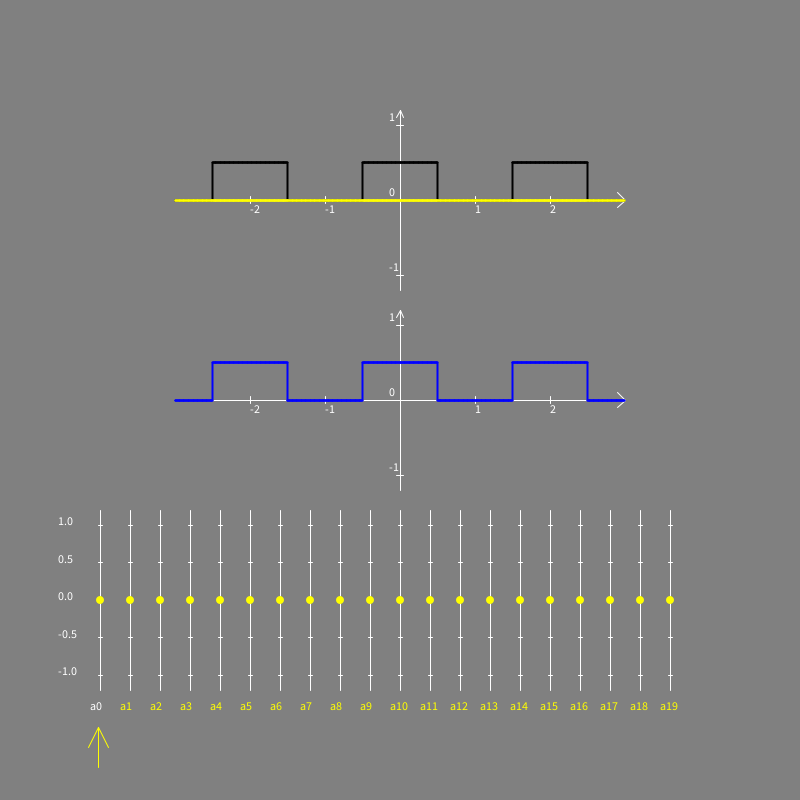
Frame 1 (no input)
Frame 60 (the mouse pressed at the canvas centre just before this capture): identical to frame 1, image omitted
Frame 120 (the mouse held since frame 60 and released just before this capture): identical to frame 1, image omitted

The Processing sketch that drew this single still picture (run headless with seeded random() and noise(); from frame 60 on, the mouse is pressed at the canvas centre):

// Processing sketch: day2_extra_2022531063_re
// ── day2_extra_2022531063_re.pde
// グローバル変数
float waveAmp = 0.0;// 波の振幅
float PxPerOneUnit = 75;// グラフの１目盛あたり何ピクセルにするか
int NumOfPoint = 1000;// 波を表現するときのデータ点の数
float[] t = new float[NumOfPoint];// 時間データを格納した配列
float[] mySignal = new float[NumOfPoint];// 信号データを格納した配列
float[] myFourierSeries = new float[NumOfPoint];// フーリエ級数を格納した配列
float[] myDiff = new float[NumOfPoint];// 信号データとフーリエ級数の差分を格納した配列
int n = 20;// フーリエ係数の個数
float[] a = new float[n];// フーリエ係数（余弦のみ）
int useN = 0;// 着目する係数
//-----
void setup() {
  size(800, 800);
  ellipseMode(CENTER);
  setSignal();// お手本の波を生成
  updateFourier();// フーリエ級数を更新
}
//-----
void draw() {
  background(128);

  // 元の信号
  showAxis(width/2, height/4);
  showData(width/2, height/4, mySignal, 'k');
  showData(width/2, height/4, myFourierSeries, 'y');

  // 差分
  showAxis(width/2, height/2);
  showData(width/2, height/2, myDiff, 'b');

  // フーリエ係数
  showFourierCoefficient(width/2, height*3/4);
}
//-----
void keyPressed() {// キーを押したとき
  //手を加えた箇所
  if ( keyCode == RIGHT ) { //矢印を右へ移動
    if (useN < n-1) useN++; //a19になるまでuseNを増やす。
  }
  if ( keyCode == LEFT ) { //矢印を左へ移動
    if (useN > 0) useN--; //a0になるまでuseNを減らす。
  }
  if ( keyCode == UP ) {
    if ( a[useN] <= 1 ) a[useN] += 0.01; //着目するフーリエ係数が0.01ずつ増える。(上限1.0まで)
    updateFourier(); //フーリエ係数を更新
  }
  if ( keyCode == DOWN ) {
    if ( a[useN] >= -1 ) a[useN] -= 0.01; //着目するフーリエ係数が0.01ずつ減る。(下限-1.0まで)
    updateFourier(); //フーリエ係数を更新
  }
  //ここまで
}
//-----
void keyReleased() {// キーを離したとき
  //手を加えた箇所
  if ( keyCode == '1' ) {
    resolveFourier(); //フーリエ係数を求めるための関数
  }
  if ( keyCode == '0' ) {
    resetFourier(); //フーリエ係数をリセット
  }
  //ここまで
}
//-----
void resolveFourier() {// フーリエ係数を求めるための関数
  //手を加えた箇所
  a[0] = 0.5; //a0を求める。
  for (int i = 1; i < n; i++) { //フーリエ解析でいうところのakを求める。(今回はan)
    a[i] = 1/PI/i*sin(PI*i/2); //一般項
  }
  //ここまで
  updateFourier();
}
//-----
void resetFourier() {// フーリエ係数をリセット
  //手を加えた箇所
  for (int i = 0; i < n; i++) { //全て初期値に戻す。
    a[i] = 0;
  }
  //ここまで
  updateFourier();
}
//-----
void setSignal() {// お手本の波を生成
  for ( int i=0; i<NumOfPoint; i++) {
    t[i] = -3.0 + 6.0*float(i)/float(NumOfPoint);
    mySignal[i] = 0.5*float( int( t[i] + 3.5 ) % 2 );// 矩形波を生成
  }
}
//-----
void updateFourier() {// フーリエ級数を更新
  float T = 2.0;// 周期
  for ( int i=0; i<NumOfPoint; i++) {
    // myFourierSeries[i] = waveAmp*cos( t[i] * 2*PI / 3.0);
    myFourierSeries[i] = a[0] / 2;
    for (int j=1; j<n; j++) {
      myFourierSeries[i] = myFourierSeries[i] + a[j]*cos( t[i] * j*2*PI / T);
    }
    myDiff[i] = mySignal[i] - myFourierSeries[i];
  }
}
//-----
void showAxis(float xC, float yC) {// グラフの軸を描画するための関数
  // 引数はグラフの中心座標(xC, yC)
  fill(255);// 文字の色
  stroke(255);// 白色の線
  strokeWeight(1);
  // Y軸
  line(xC, yC + 1.2*PxPerOneUnit, xC, yC - 1.2*PxPerOneUnit);// Y軸
  line(xC - 0.05*PxPerOneUnit, yC - 1.1*PxPerOneUnit, xC, yC - 1.2*PxPerOneUnit);// Y軸の矢羽1
  line(xC + 0.05*PxPerOneUnit, yC - 1.1*PxPerOneUnit, xC, yC - 1.2*PxPerOneUnit);// Y軸の矢羽2
  for ( int i = -1; i<=1; i++) {// y軸の目盛り
    line(xC - 0.05*PxPerOneUnit, yC - i*PxPerOneUnit, xC + 0.05*PxPerOneUnit, yC - i*PxPerOneUnit);
    text(i, xC - 0.15*PxPerOneUnit, yC - (float(i)+0.05)*PxPerOneUnit);
  }
  // X軸
  line(xC - 3*PxPerOneUnit, yC, xC +  3*PxPerOneUnit, yC);// X軸
  line(xC + 2.9*PxPerOneUnit, yC - 0.1*PxPerOneUnit, xC +  3*PxPerOneUnit, yC);// X軸の矢羽1
  line(xC + 2.9*PxPerOneUnit, yC + 0.1*PxPerOneUnit, xC +  3*PxPerOneUnit, yC);// X軸の矢羽2
  for ( int i = -2; i<=2; i++) {// y軸の目盛り
    line(xC + i*PxPerOneUnit, yC - 0.05*PxPerOneUnit, xC + i*PxPerOneUnit, yC + 0.05*PxPerOneUnit);// X軸の目盛り
    if ( i != 0) {
      text(""+i, xC + i*PxPerOneUnit, yC + 0.175*PxPerOneUnit);//
    }
  }
}
//-----
void showData(float xC, float yC, float dataSet[], char c) {// データをプロットするための関数
  // 引数はグラフの中心座標(xC, yC) と プロットしたデータ（配列） と 色情報
  float x1, y1, x2, y2;
  if ( c == 'b') {// blue
    stroke(0, 0, 255);//
  } else if (c == 'y') {// yellow
    stroke(255, 255, 0);//
  } else if (c == 'k') {// black
    stroke(0);// 黒の線
  }
  strokeWeight(2);
  for ( int i = 0; i<NumOfPoint-1; i++) {// データ点の数だけループ
    x1 = xC + t[i]*PxPerOneUnit;
    y1 = yC - dataSet[i]*PxPerOneUnit;
    x2 = xC + t[i+1]*PxPerOneUnit;
    y2 = yC - dataSet[i+1]*PxPerOneUnit;
    line( x1, y1, x2, y2);// データの曲線
  }
}
// -----
void showFourierCoefficient(float xC, float yC) {
  float x1, y1, x2, y2;

  strokeWeight(1);
  for ( int i=0; i<n; i++ ) {// フーリエ係数の数だけループ
    stroke(255);
    x1 = xC + 30*(i-10);
    x2 = x1;
    y1 = yC - 1.2*PxPerOneUnit;
    y2 = yC + 1.2*PxPerOneUnit;
    line(x1, y1, x2, y2);
    for ( int j=0; j<5; j++) {// 0.5 刻みに目盛りをつける
      float xx1 = x1 - 2;
      float xx2 = x1 + 2;
      float vv = (( float(j)-2 ) /2);
      float yy = yC - vv*PxPerOneUnit;
      line(xx1, yy, xx2, yy);
      if (i==0) {// i=0 のときのだけ左端に数値
        text(""+vv, xx1-40, yy);
      }
    }
    text("a"+i, x1-10, y2+20);// 何個めのフーリエ係数か表示

    y1 = yC - a[i]*PxPerOneUnit;// プログラムが完成したらこっちを使う
    //y1 = yC - waveAmp*PxPerOneUnit;//
    fill(255, 255, 0);
    noStroke();
    ellipse(x1, y1, 8, 8);// 現在のフーリエ係数を黄色の円で表示
  }

  // 選択中の係数を表す矢印
  stroke(255, 255, 0);
  //手を加えた箇所
  float x, y;
  x = 98 + (useN)*30;
  y = height*10/11;
  line(x, y, x, y+40);
  line(x, y, x-10, y+20);
  line(x, y, x+10, y+20);
  //ここまで
}
